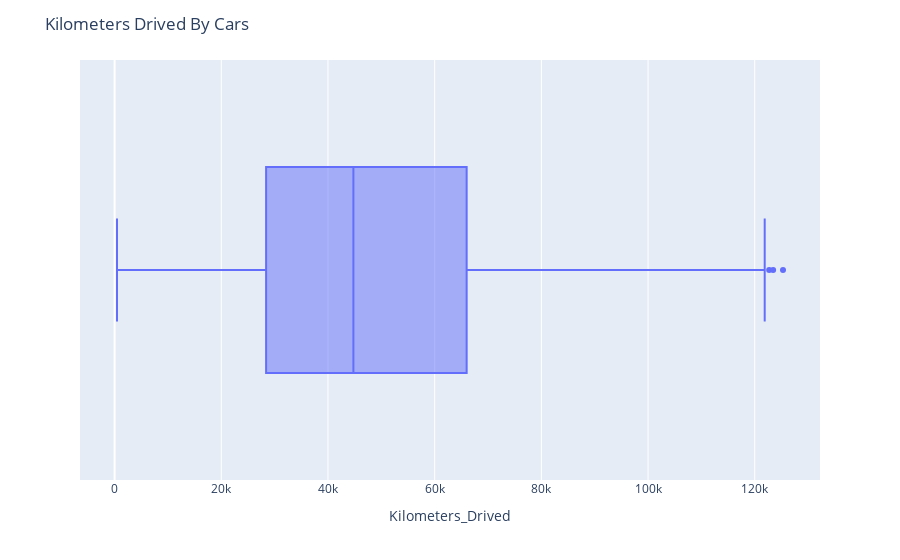

This figure's notebook cell:
### Code cell
fig = px.box(new_df, x="Kilometers_Drived")
fig.update_layout(title="Kilometers Drived By Cars")
fig.show()

### Figure 1 — Plotly figure (JSON) as saved in the notebook; plotly's stock layout.template omitted (floating-point values rounded to 4 significant figures; data arrays with more than 128 entries replaced by an {"elided": "..."} marker saying what was removed)
{"data": [{"alignmentgroup": "True", "hovertemplate": "Kilometers_Drived=%{x}<extra></extra>", "legendgroup": "", "marker": {"color": "#636efa"}, "name": "", "notched": false, "offsetgroup": "", "orientation": "h", "showlegend": false, "type": "box", "x": {"elided": "840 int values"}, "x0": " ", "xaxis": "x", "y0": " ", "yaxis": "y"}], "layout": {"autosize": true, "boxmode": "group", "legend": {"tracegroupgap": 0}, "margin": {"t": 60}, "title": {"text": "Kilometers Drived By Cars"}, "xaxis": {"anchor": "y", "autorange": true, "domain": [0, 1], "range": [-6486.0, 132234], "title": {"text": "Kilometers_Drived"}, "type": "linear"}, "yaxis": {"anchor": "x", "autorange": true, "domain": [0, 1], "range": [-0.5, 0.5], "type": "category"}}}
